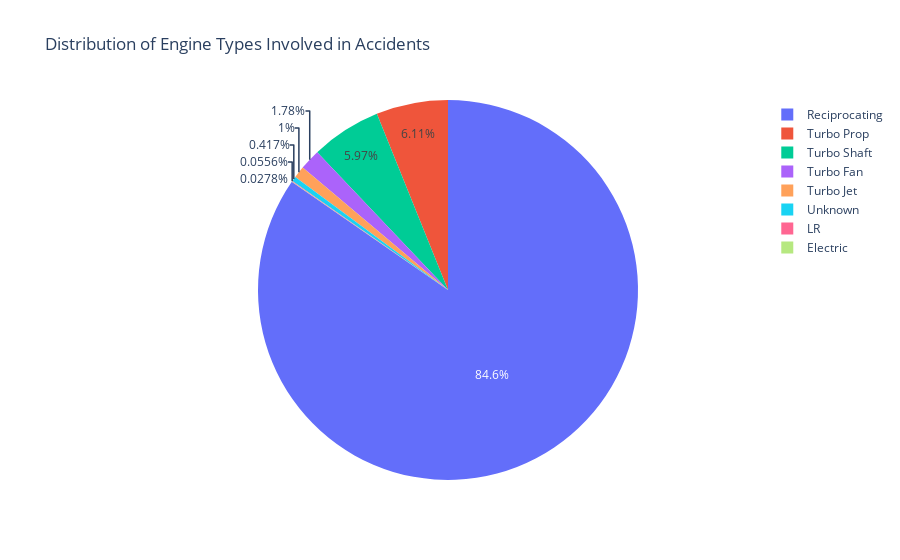

The code cell stored with this chart in its notebook:
### Markdown cell above
5.Visualize the Engine type. This will display the proportion of accidents involving different engines

### Code cell
# Count the number of occurrences for each engine type
engine_type_counts = df_Accidents['Engine.Type'].value_counts().reset_index()
engine_type_counts.columns = ['Engine Type', 'Count']

# Pie chart of engine type distribution
fig = px.pie(engine_type_counts, 
             names='Engine Type', 
             values='Count', 
             title='Distribution of Engine Types Involved in Accidents')
plt.savefig('enginetypes.png', dpi=300)#saving visualisation
# Show the plot
fig.show()

### Figure 1 — Plotly figure (JSON) as saved in the notebook; plotly's stock layout.template omitted (floating-point values rounded to 4 significant figures)
{"data": [{"domain": {"x": [0, 1], "y": [0, 1]}, "hovertemplate": "Engine Type=%{label}<br>Count=%{value}<extra></extra>", "labels": ["Reciprocating", "Turbo Prop", "Turbo Shaft", "Turbo Fan", "Turbo Jet", "Unknown", "LR", "Electric"], "legendgroup": "", "name": "", "showlegend": true, "type": "pie", "values": [3047, 220, 215, 64, 36, 15, 2, 1]}], "layout": {"autosize": true, "legend": {"tracegroupgap": 0}, "title": {"text": "Distribution of Engine Types Involved in Accidents"}}}
